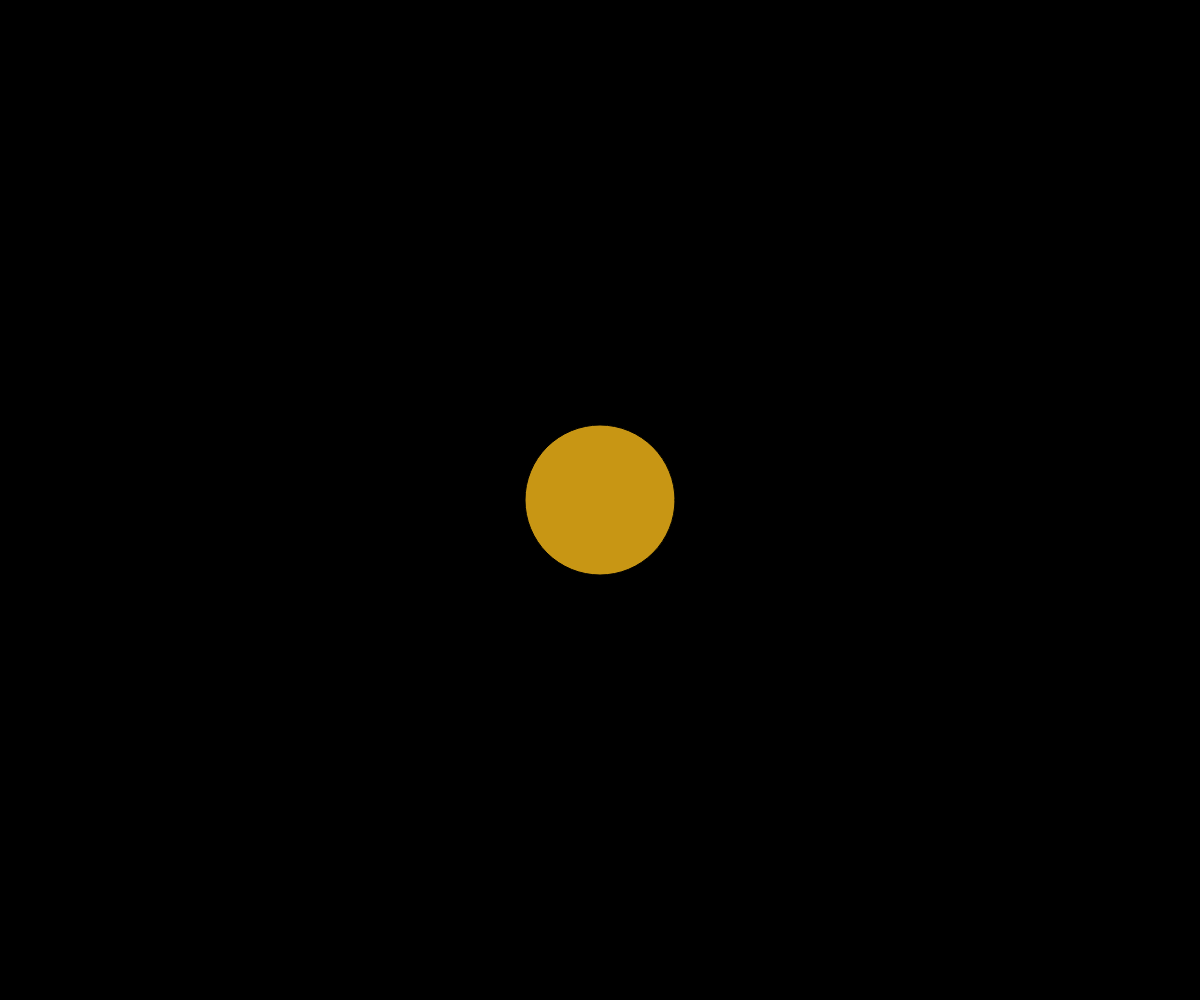
Frame 1 (no input)
Frame 60 (no input): identical to frame 1, image omitted
Frame 120 (the mouse pressed at the canvas centre since frame 60): identical to frame 1, image omitted

The p5.js sketch that drew this single still picture (run headless with seeded random() and noise() and a simulated clock; from frame 60 on, the mouse is pressed at the canvas centre):

// p5.js sketch
// ── sketch.js
// Project Title
// Your Name
// Date
//
// Extra for Experts:
// - describe what you did to take this project "above and beyond"
let myPlanet;

function setup() {
  createCanvas(windowWidth, windowHeight);
  myPlanet = new Planet(width/2, height/2);
}

function draw() {
  background(0);
  myPlanet.display();
}

function mouseClicked(){
  if(keyIsPressed && keyCode === SHIFT){
    myPlanet = new Planet(mouseX,mouseY);
  }
  else{

    myPlanet.createMoon();
  }
}


class Planet{
  constructor(x,y){
    this.x = x;
    this.y = y;
    this.r = 150;
    this.moons = [];
    
  }
  createMoon(){
    this.moons.push(new Moon(this.x,this.y));
  }

  display(){
    fill(200,150,20);
    circle(this.x,this.y,this.r);
    for(let m of this.moons){
      m.update();
    }
  }
}

class Moon{
  constructor(x,y){
    this.x = x;
    this.y = y;
    this.r = 50;
    this.speed = 5;
    this.steps = 10;
  }
  update(){
    this.x += this.speed;
    this.steps --;
    if(this.steps === 0){
      this.steps = 20;
      this.speed *= -1;
    }
    circle(this.x,this.y,this.r);
  }
}
